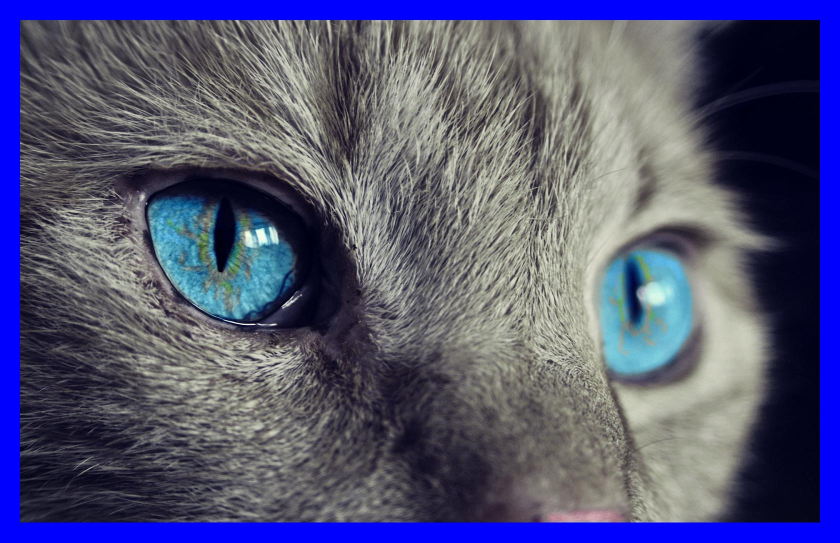
#> input picture Edited images/framed.jpg, 1680 x 1085 px (shown at 1/2 size)
$ python 'Full thing.py'
#> lines starting #> are read from the running program, lines starting #| are printed output that depends on the picture
from PIL import Image, ImageOps
import pilgram
import os


file_path = input("Enter the path of your image file: ")
#> the answer given: Edited images/framed.jpg


if not os.path.isfile(file_path):
    print("File not found. Exiting.")
    exit()


want_rotate = input("Do you want to rotate the image? Y/N: ")
#> the answer given: y
if want_rotate.lower() == "y":
    direction = int(input("How much do you want to rotate the image?: "))
#> the answer given: 3
    image = Image.open(file_path).rotate(direction)
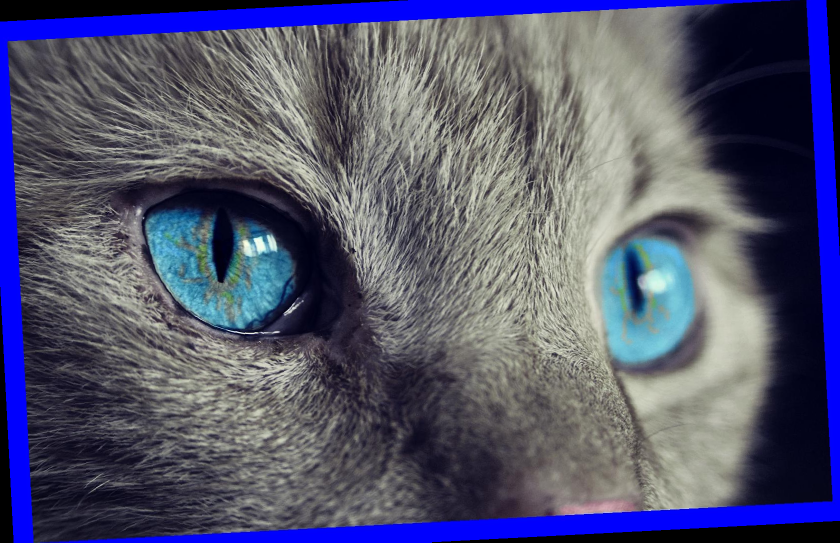
#> image: PIL image 1680x1085 RGB (shown at 1/2 size); mean R, G, B 84, 85.6, 111.4
else:
    image = Image.open(file_path)


want_style = input("Do you want to style your image? Y/N: ")
#> the answer given: y
if want_style.lower() == "y":
    print("Which of these styles do you want, _1977,", "aden,", "brannan,", "brooklyn,", "clarendon,", "earlybird,", "gingham,", "hudson,",
                 "inkwell,", "kelvin,", "lark,", "lofi,", "maven,", "mayfair,", "moon,", "nashville,",
                 "perpetua,", "reyes,", "rise,", "slumber,", "stinson,", "toaster,", "valencia,",
                 "walden,", "willow,", "xpro2,")
#> (the run stopped early here; a loop or call above may not have finished)

$ run again, on Edited images/rotated.jpg
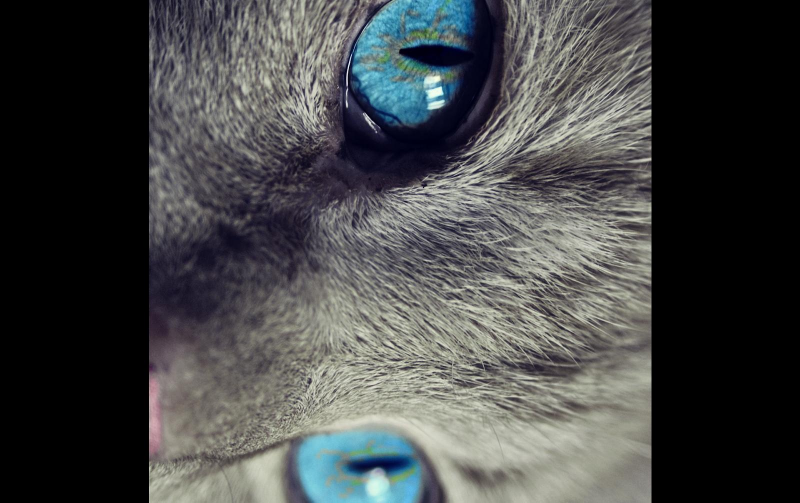
#> input picture Edited images/rotated.jpg, 1600 x 1005 px (shown at 1/2 size)
#> `image = Image.open(file_path).rotate(direction)`:
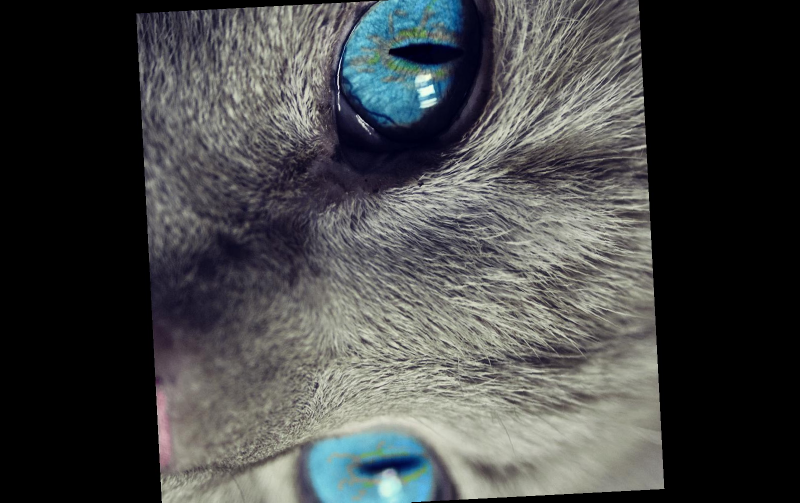
#> image: PIL image 1600x1005 RGB (shown at 1/2 size); mean R, G, B 67.7, 69.3, 69.5
